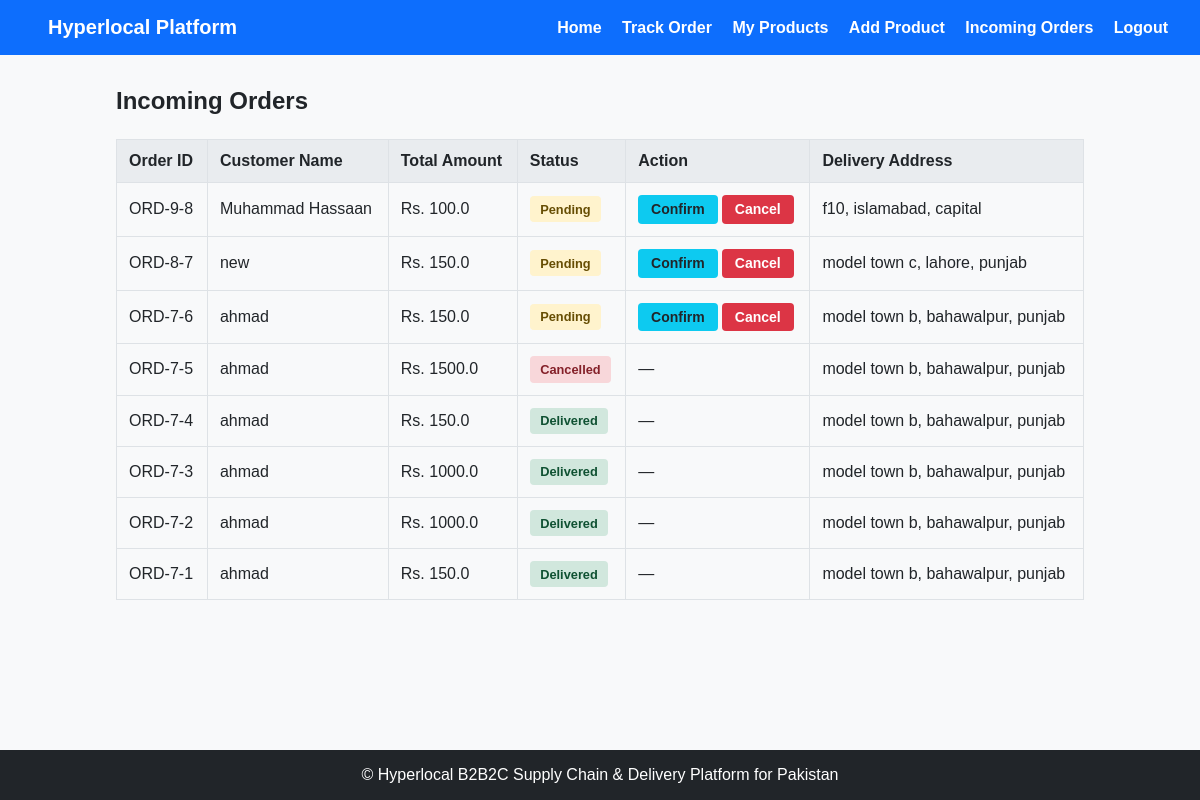
/wholesaler/incoming_orders (signed in), run on the app's committed database.
### tables this page shows
CREATE TABLE orders (
            id INTEGER PRIMARY KEY AUTOINCREMENT,
            shopkeeper_id INTEGER NOT NULL,
            wholesaler_id INTEGER NOT NULL,
            address_id INTEGER NOT NULL,
            total_amount REAL NOT NULL,
            status TEXT NOT NULL,
            created_at TEXT NOT NULL,
            FOREIGN KEY (shopkeeper_id) REFERENCES users(id),
            FOREIGN KEY (wholesaler_id) REFERENCES users(id),
            FOREIGN KEY (address_id) REFERENCES "addresses_old"(id)
        );

CREATE TABLE users (
            id INTEGER PRIMARY KEY AUTOINCREMENT,
            name TEXT NOT NULL,
            email TEXT NOT NULL UNIQUE,
            password TEXT NOT NULL,
            role TEXT NOT NULL,
            created_AT TEXT NOT NULL
        );

CREATE TABLE addresses (
            id INTEGER PRIMARY KEY AUTOINCREMENT,
            user_id INTEGER NOT NULL,
            state TEXT NOT NULL,
            city TEXT NOT NULL,
            address_line TEXT NOT NULL,
            postal_code TEXT,
            created_at TEXT NOT NULL,
            FOREIGN KEY (user_id) REFERENCES users(id)
        );

### app.py (the view)
@app.route("/wholesaler/incoming_orders")
def wholesaler_orders():
    if not has_role("Wholesaler"):
        flash("Access denied.", "error")
        return redirect(url_for("login"))
    connection = get_db_connection()
    orders = connection.execute("""
       SELECT
            orders.*,
            users.name AS customer_name,
            addresses.address_line,
            addresses.city,
            addresses.state,
            addresses.postal_code
        FROM orders
        JOIN users ON orders.shopkeeper_id = users.id
        JOIN addresses ON orders.address_id = addresses.id
        WHERE orders.wholesaler_id = ?
        ORDER BY orders.id DESC
    """, (session["user_id"],)).fetchall()
    if not orders:
        flash("No orders found.", "info")
    connection.close()
    return render_template(
        "wholesaler/incoming_orders.html",
        orders=orders
    )

### app.py (called while the page is built)
def is_logged_in():
    return "user_id" in session

def has_role(role):
    return is_logged_in() and session.get("user_role") == role

### database/database.py (called while the page is built)
def get_db_connection():
    connection= sqlite3.connect(DATABASE)
    connection.row_factory = sqlite3.Row
    return connection

### templates/wholesaler/incoming_orders.html (shortened to what this page needs)
{% extends "base.html" %}
{% block content %}
<div class="orders-container">
    <h2>Incoming Orders</h2>
    {% if orders %}
    <table class="data-table">
        <thead>
            <tr>
                <th>Order ID</th>
                <th>Customer Name</th>
                <th>Total Amount</th>
                <th>Status</th>
                <th>Action</th>
                <th>Delivery Address</th>
            </tr>
        </thead>
        <tbody>
            {% for order in orders %}
            <tr>
                <td>ORD-{{ order.shopkeeper_id }}-{{ order.id }}</td>
                <td>{{ order.customer_name }}</td>
                <td>Rs. {{ order.total_amount }}</td>
                <td>
                    <span class="badge badge-{{ 'success' if order.status == 'Delivered'
                        else 'primary' if order.status == 'Dispatched'
                        else 'info' if order.status == 'Confirmed'
                        else 'danger' if order.status == 'Cancelled'
                        else 'warning' }}">
                    {{ order.status }}
</span>
                </td>
                <td>
                    {% if order.status == 'Pending' %}
                        <a href="{{ url_for('update_order', order_id=order.id, status='Confirmed') }}"
                            class="btn btn-info btn-sm">Confirm</a>
                        <a href="{{ url_for('update_order', order_id=order.id, status='Cancelled') }}"
                            class="btn btn-danger btn-sm">Cancel</a>
                    {% elif order.status == 'Confirmed' %}
                        <a href="{{ url_for('update_order', order_id=order.id, status='Dispatched') }}"
                           class="btn btn-primary btn-sm">Mark Dispatched</a>
                        <a href="{{ url_for('update_order', order_id=order.id, status='Cancelled') }}"
                           class="btn btn-danger btn-sm">Cancel</a>
                    {% elif order.status == 'Dispatched' %}
                        <a href="{{ url_for('update_order', order_id=order.id, status='Delivered') }}"
                           class="btn btn-success btn-sm">Mark Delivered</a>
                        <a href="{{ url_for('update_order', order_id=order.id, status='Cancelled') }}"
                           class="btn btn-danger btn-sm">Cancel</a>
                    {% else %}
                        <span class="text-muted">—</span>
                    {% endif %}
                </td>
                <td>
                    {{ order.address_line }}, {{ order.city }}, {{ order.state }}
                </td>
            </tr>
            {% endfor %}
        </tbody>
    </table>
    {% else %}
    <p>No incoming orders at the moment.</p>
    {% endif %}
</div>
{% endblock %}

### static/css/style.css (style rules this page uses)
* { box-sizing: border-box; margin: 0; padding: 0; font-family: Arial, sans-serif; }
body { background-color: #f8f9fa; color: #212529; display: flex; flex-direction: column; min-height: 100vh; }
.btn { display: inline-block; background-color: #0d6efd; color: #ffffff; padding: 0.6rem 1.2rem; border: none; border-radius: 4px; cursor: pointer; text-decoration: none; font-weight: bold; text-align: center; }
.btn-info { background-color: #0dcaf0; color: #212529; }
.btn-danger { background-color: #dc3545; }
.btn-sm { padding: 0.4rem 0.8rem; font-size: 0.875rem; }
.orders-container { width: 100%; }
.orders-container h2 { margin-bottom: 1.5rem; }
table { width: 100%; border-collapse: collapse; margin-top: 1rem; }
.data-table { width: 100%; border-collapse: collapse; }
th, td { padding: 0.75rem; border: 1px solid #dee2e6; text-align: left; }
th { background-color: #e9ecef; }
.badge { display: inline-block; padding: 0.35rem 0.65rem; border-radius: 4px; font-size: 0.8rem; font-weight: bold; }
.badge-success { background-color: #d1e7dd; color: #0f5132; }
.badge-warning { background-color: #fff3cd; color: #664d03; }
.badge-danger { background-color: #f8d7da; color: #842029; }

### data on the page
orders: shopkeeper_id "9", id "8", customer_name "Muhammad Hassaan", total_amount "100.0", status "Pending", address_line "f10", city "islamabad", state "capital"
orders: shopkeeper_id "8", id "7", customer_name "new", total_amount "150.0", status "Pending", address_line "model town c", city "lahore", state "punjab"
orders: shopkeeper_id "7", id "6", customer_name "ahmad", total_amount "150.0", status "Pending", address_line "model town b", city "bahawalpur", state "punjab"
orders: shopkeeper_id "7", id "5", customer_name "ahmad", total_amount "1500.0", status "Cancelled", address_line "model town b", city "bahawalpur", state "punjab"
orders: shopkeeper_id "7", id "4", customer_name "ahmad", total_amount "150.0", status "Delivered", address_line "model town b", city "bahawalpur", state "punjab"
orders: shopkeeper_id "7", id "3", customer_name "ahmad", total_amount "1000.0", status "Delivered", address_line "model town b", city "bahawalpur", state "punjab"
orders: shopkeeper_id "7", id "2", customer_name "ahmad", total_amount "1000.0", status "Delivered", address_line "model town b", city "bahawalpur", state "punjab"
orders: shopkeeper_id "7", id "1", customer_name "ahmad", total_amount "150.0", status "Delivered", address_line "model town b", city "bahawalpur", state "punjab"
